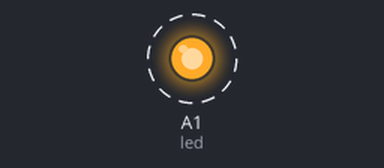
Simulated run of this program. Board: CircuitPython board. Shown: output pins drawn as LEDs (lit = HIGH). Dashed ring = blinking.

Above: at 0.05 s.
Timing chart, 0 to 3.0 s (numbered marks = the images above):
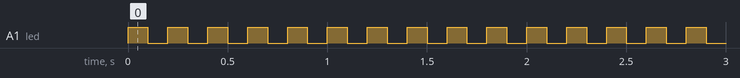

The program:

digitalOut.py
```python
import board
import digitalio
import time

led = digitalio.DigitalInOut(board.A1)
led.direction = digitalio.Direction.OUTPUT
while True:
  led.value = True
  time.sleep(0.1)
  led.value = False
  time.sleep(0.1)
```

Measured:
- by itself, A1 (led): alternates HIGH for 0.10 s and LOW for 0.10 s
